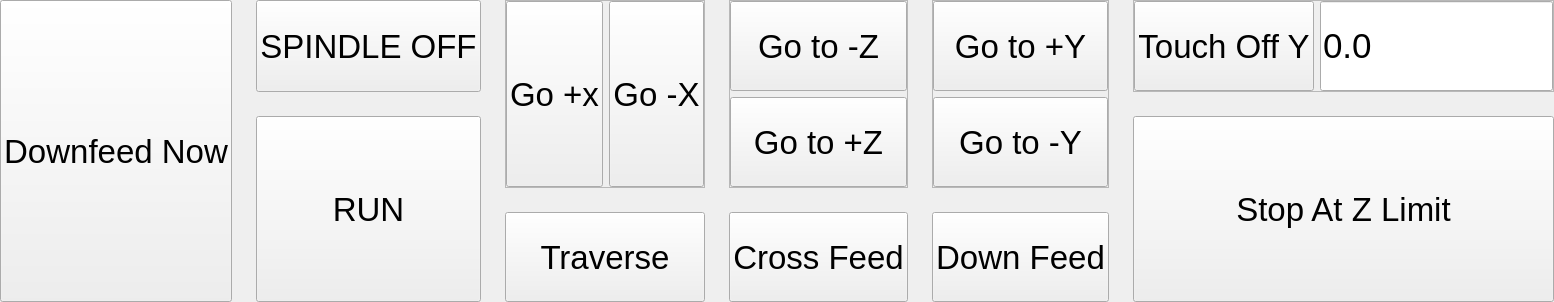
     <widget class="QFrame" name="bottom_buttons">
      <property name="maximumSize">
       <size>
        <width>1920</width>
        <height>370</height>
       </size>
      </property>
      <property name="font">
       <font>
        <pointsize>25</pointsize>
       </font>
      </property>
      <layout class="QGridLayout" name="gridLayout_2">
       <property name="leftMargin">
        <number>0</number>
       </property>
       <property name="topMargin">
        <number>0</number>
       </property>
       <property name="rightMargin">
        <number>0</number>
       </property>
       <property name="bottomMargin">
        <number>0</number>
       </property>
       <property name="spacing">
        <number>24</number>
       </property>
       <item row="0" column="0" rowspan="3">
        <widget class="QPushButton" name="downfeed_now_pb">
         <property name="sizePolicy">
          <sizepolicy hsizetype="Minimum" vsizetype="Minimum">
           <horstretch>0</horstretch>
           <verstretch>0</verstretch>
          </sizepolicy>
         </property>
         <property name="minimumSize">
          <size>
           <width>0</width>
           <height>90</height>
          </size>
         </property>
         <property name="maximumSize">
          <size>
           <width>16777215</width>
           <height>16777215</height>
          </size>
         </property>
         <property name="font">
          <font>
           <pointsize>25</pointsize>
          </font>
         </property>
         <property name="text">
          <string>Downfeed Now</string>
         </property>
        </widget>
       </item>
       <item row="0" column="1">
        <widget class="QPushButton" name="pushButton">
         <property name="minimumSize">
          <size>
           <width>0</width>
           <height>90</height>
          </size>
         </property>
         <property name="maximumSize">
          <size>
           <width>16777215</width>
           <height>100</height>
          </size>
         </property>
         <property name="font">
          <font>
           <pointsize>25</pointsize>
          </font>
         </property>
         <property name="text">
          <string>SPINDLE OFF</string>
         </property>
        </widget>
       </item>
       <item row="0" column="4" rowspan="2">
        <widget class="QFrame" name="frame_10">
         <property name="frameShape">
          <enum>QFrame::StyledPanel</enum>
         </property>
         <property name="frameShadow">
          <enum>QFrame::Raised</enum>
         </property>
         <layout class="QVBoxLayout" name="verticalLayout_3">
          <property name="leftMargin">
           <number>0</number>
          </property>
          <property name="topMargin">
           <number>0</number>
          </property>
          <property name="rightMargin">
           <number>0</number>
          </property>
          <property name="bottomMargin">
           <number>0</number>
          </property>
          <item>
           <widget class="QPushButton" name="go_z_min_pb">
            <property name="sizePolicy">
             <sizepolicy hsizetype="Minimum" vsizetype="Minimum">
              <horstretch>0</horstretch>
              <verstretch>0</verstretch>
             </sizepolicy>
            </property>
            <property name="minimumSize">
             <size>
              <width>0</width>
              <height>90</height>
             </size>
            </property>
            <property name="font">
             <font>
              <pointsize>25</pointsize>
             </font>
            </property>
            <property name="text">
             <string>Go to -Z</string>
            </property>
            <property name="function" stdset="0">
             <string>mdi</string>
            </property>
            <property name="command" stdset="0">
             <string>G0 Z[#&lt;_hal[grinder.z_min]&gt;]</string>
            </property>
           </widget>
          </item>
          <item>
           <widget class="QPushButton" name="go_z_max_pb">
            <property name="sizePolicy">
             <sizepolicy hsizetype="Minimum" vsizetype="Minimum">
              <horstretch>0</horstretch>
              <verstretch>0</verstretch>
             </sizepolicy>
            </property>
            <property name="minimumSize">
             <size>
              <width>0</width>
              <height>90</height>
             </size>
            </property>
            <property name="font">
             <font>
              <pointsize>25</pointsize>
             </font>
            </property>
            <property name="text">
             <string>Go to +Z</string>
            </property>
            <property name="function" stdset="0">
             <string>mdi</string>
            </property>
            <property name="command" stdset="0">
             <string>G0 Z[#&lt;_hal[grinder.z_max]&gt;]</string>
            </property>
           </widget>
          </item>
         </layout>
        </widget>
       </item>
       <item row="2" column="4">
        <widget class="QPushButton" name="enable_z_pb">
         <property name="sizePolicy">
          <sizepolicy hsizetype="Minimum" vsizetype="Minimum">
           <horstretch>0</horstretch>
           <verstretch>0</verstretch>
          </sizepolicy>
         </property>
         <property name="minimumSize">
          <size>
           <width>0</width>
           <height>90</height>
          </size>
         </property>
         <property name="font">
          <font>
           <pointsize>25</pointsize>
          </font>
         </property>
         <property name="text">
          <string>Cross Feed</string>
         </property>
         <property name="checkable">
          <bool>true</bool>
         </property>
        </widget>
       </item>
       <item row="1" column="6" rowspan="2">
        <widget class="QPushButton" name="stop_at_z_limit_pb">
         <property name="sizePolicy">
          <sizepolicy hsizetype="Minimum" vsizetype="Minimum">
           <horstretch>0</horstretch>
           <verstretch>0</verstretch>
          </sizepolicy>
         </property>
         <property name="minimumSize">
          <size>
           <width>0</width>
           <height>90</height>
          </size>
         </property>
         <property name="maximumSize">
          <size>
           <width>16777215</width>
           <height>16777215</height>
          </size>
         </property>
         <property name="font">
          <font>
           <pointsize>25</pointsize>
          </font>
         </property>
         <property name="text">
          <string>Stop At Z Limit</string>
         </property>
         <property name="checkable">
          <bool>true</bool>
         </property>
        </widget>
       </item>
       <item row="0" column="2" rowspan="2">
        <widget class="QFrame" name="frame_9">
         <property name="frameShape">
          <enum>QFrame::StyledPanel</enum>
         </property>
         <property name="frameShadow">
          <enum>QFrame::Raised</enum>
         </property>
         <layout class="QHBoxLayout" name="horizontalLayout_3">
          <property name="leftMargin">
           <number>0</number>
          </property>
          <property name="topMargin">
           <number>0</number>
          </property>
          <property name="rightMargin">
           <number>0</number>
          </property>
          <property name="bottomMargin">
           <number>0</number>
          </property>
          <item>
           <widget class="QPushButton" name="go_x_max_pb">
            <property name="sizePolicy">
             <sizepolicy hsizetype="Minimum" vsizetype="Expanding">
              <horstretch>0</horstretch>
              <verstretch>0</verstretch>
             </sizepolicy>
            </property>
            <property name="minimumSize">
             <size>
              <width>0</width>
              <height>90</height>
             </size>
            </property>
            <property name="maximumSize">
             <size>
              <width>16777215</width>
              <height>16777215</height>
             </size>
            </property>
            <property name="font">
             <font>
              <pointsize>25</pointsize>
             </font>
            </property>
            <property name="text">
             <string>Go +x</string>
            </property>
            <property name="function" stdset="0">
             <string>mdi</string>
            </property>
            <property name="command" stdset="0">
             <string>G0 X[#&lt;_hal[grinder.x_max]&gt;]</string>
            </property>
           </widget>
          </item>
          <item>
           <widget class="QPushButton" name="go_x_min_pb">
            <property name="sizePolicy">
             <sizepolicy hsizetype="Minimum" vsizetype="Expanding">
              <horstretch>0</horstretch>
              <verstretch>0</verstretch>
             </sizepolicy>
            </property>
            <property name="minimumSize">
             <size>
              <width>0</width>
              <height>90</height>
             </size>
            </property>
            <property name="maximumSize">
             <size>
              <width>16777215</width>
              <height>16777215</height>
             </size>
            </property>
            <property name="font">
             <font>
              <pointsize>25</pointsize>
             </font>
            </property>
            <property name="text">
             <string>Go -X</string>
            </property>
            <property name="function" stdset="0">
             <string>mdi</string>
            </property>
            <property name="command" stdset="0">
             <string>G0 X[#&lt;_hal[grinder.x_min]&gt;]</string>
            </property>
           </widget>
          </item>
         </layout>
        </widget>
       </item>
       <item row="0" column="6">
        <widget class="QFrame" name="frame_8">
         <property name="sizePolicy">
          <sizepolicy hsizetype="Minimum" vsizetype="Preferred">
           <horstretch>0</horstretch>
           <verstretch>0</verstretch>
          </sizepolicy>
         </property>
         <property name="minimumSize">
          <size>
           <width>0</width>
           <height>0</height>
          </size>
         </property>
         <property name="maximumSize">
          <size>
           <width>421</width>
           <height>16777215</height>
          </size>
         </property>
         <property name="frameShape">
          <enum>QFrame::StyledPanel</enum>
         </property>
         <property name="frameShadow">
          <enum>QFrame::Raised</enum>
         </property>
         <layout class="QHBoxLayout" name="horizontalLayout_2">
          <property name="spacing">
           <number>6</number>
          </property>
          <property name="leftMargin">
           <number>0</number>
          </property>
          <property name="topMargin">
           <number>0</number>
          </property>
          <property name="rightMargin">
           <number>0</number>
          </property>
          <property name="bottomMargin">
           <number>0</number>
          </property>
          <item>
           <widget class="QPushButton" name="touch_off_pb_y">
            <property name="sizePolicy">
             <sizepolicy hsizetype="Minimum" vsizetype="Minimum">
              <horstretch>0</horstretch>
              <verstretch>0</verstretch>
             </sizepolicy>
            </property>
            <property name="minimumSize">
             <size>
              <width>0</width>
              <height>90</height>
             </size>
            </property>
            <property name="maximumSize">
             <size>
              <width>16777215</width>
              <height>100</height>
             </size>
            </property>
            <property name="font">
             <font>
              <pointsize>25</pointsize>
             </font>
            </property>
            <property name="text">
             <string>Touch Off Y</string>
            </property>
            <property name="source" stdset="0">
             <string>touchoff_grind_y</string>
            </property>
           </widget>
          </item>
          <item>
           <widget class="QLineEdit" name="touchoff_grind_y">
            <property name="sizePolicy">
             <sizepolicy hsizetype="Minimum" vsizetype="Minimum">
              <horstretch>0</horstretch>
              <verstretch>0</verstretch>
             </sizepolicy>
            </property>
            <property name="minimumSize">
             <size>
              <width>0</width>
              <height>89</height>
             </size>
            </property>
            <property name="maximumSize">
             <size>
              <width>16777215</width>
              <height>16777215</height>
             </size>
            </property>
            <property name="font">
             <font>
              <pointsize>26</pointsize>
             </font>
            </property>
            <property name="text">
             <string>0.0</string>
            </property>
            <property name="input" stdset="0">
             <string>number</string>
            </property>
           </widget>
          </item>
         </layout>
        </widget>
       </item>
       <item row="2" column="5">
        <widget class="QPushButton" name="enable_y_pb">
         <property name="sizePolicy">
          <sizepolicy hsizetype="Minimum" vsizetype="Minimum">
           <horstretch>0</horstretch>
           <verstretch>0</verstretch>
          </sizepolicy>
         </property>
         <property name="minimumSize">
          <size>
           <width>0</width>
           <height>90</height>
          </size>
         </property>
         <property name="font">
          <font>
           <pointsize>25</pointsize>
          </font>
         </property>
         <property name="text">
          <string>Down Feed</string>
         </property>
         <property name="checkable">
          <bool>true</bool>
         </property>
        </widget>
       </item>
       <item row="0" column="5" rowspan="2">
        <widget class="QFrame" name="frame_11">
         <property name="frameShape">
          <enum>QFrame::StyledPanel</enum>
         </property>
         <property name="frameShadow">
          <enum>QFrame::Raised</enum>
         </property>
         <layout class="QVBoxLayout" name="verticalLayout_4">
          <property name="leftMargin">
           <number>0</number>
          </property>
          <property name="topMargin">
           <number>0</number>
          </property>
          <property name="rightMargin">
           <number>0</number>
          </property>
          <property name="bottomMargin">
           <number>0</number>
          </property>
          <item>
           <widget class="QPushButton" name="go_y_max_pb">
            <property name="sizePolicy">
             <sizepolicy hsizetype="Minimum" vsizetype="Minimum">
              <horstretch>0</horstretch>
              <verstretch>0</verstretch>
             </sizepolicy>
            </property>
            <property name="minimumSize">
             <size>
              <width>0</width>
              <height>90</height>
             </size>
            </property>
            <property name="font">
             <font>
              <pointsize>25</pointsize>
             </font>
            </property>
            <property name="text">
             <string>Go to +Y</string>
            </property>
            <property name="function" stdset="0">
             <string>mdi</string>
            </property>
            <property name="command" stdset="0">
             <string>G0 Y[#&lt;_hal[grinder.y_max]&gt;]</string>
            </property>
           </widget>
          </item>
          <item>
           <widget class="QPushButton" name="go_y_min_pb">
            <property name="sizePolicy">
             <sizepolicy hsizetype="Minimum" vsizetype="Minimum">
              <horstretch>0</horstretch>
              <verstretch>0</verstretch>
             </sizepolicy>
            </property>
            <property name="minimumSize">
             <size>
              <width>0</width>
              <height>90</height>
             </size>
            </property>
            <property name="font">
             <font>
              <pointsize>25</pointsize>
             </font>
            </property>
            <property name="text">
             <string>Go to -Y</string>
            </property>
            <property name="function" stdset="0">
             <string>mdi</string>
            </property>
            <property name="command" stdset="0">
             <string>G0 Y[#&lt;_hal[grinder.y_min]&gt;]</string>
            </property>
           </widget>
          </item>
         </layout>
        </widget>
       </item>
       <item row="1" column="1" rowspan="2">
        <widget class="QPushButton" name="run_stop_pb">
         <property name="sizePolicy">
          <sizepolicy hsizetype="Minimum" vsizetype="Expanding">
           <horstretch>0</horstretch>
           <verstretch>0</verstretch>
          </sizepolicy>
         </property>
         <property name="minimumSize">
          <size>
           <width>0</width>
           <height>90</height>
          </size>
         </property>
         <property name="maximumSize">
          <size>
           <width>16777215</width>
           <height>16777215</height>
          </size>
         </property>
         <property name="font">
          <font>
           <pointsize>25</pointsize>
          </font>
         </property>
         <property name="text">
          <string>RUN</string>
         </property>
         <property name="checkable">
          <bool>true</bool>
         </property>
        </widget>
       </item>
       <item row="2" column="2">
        <widget class="QPushButton" name="enable_x_pb">
         <property name="sizePolicy">
          <sizepolicy hsizetype="Minimum" vsizetype="Minimum">
           <horstretch>0</horstretch>
           <verstretch>0</verstretch>
          </sizepolicy>
         </property>
         <property name="minimumSize">
          <size>
           <width>0</width>
           <height>90</height>
          </size>
         </property>
         <property name="maximumSize">
          <size>
           <width>16777215</width>
           <height>16777215</height>
          </size>
         </property>
         <property name="font">
          <font>
           <pointsize>25</pointsize>
          </font>
         </property>
         <property name="text">
          <string>Traverse</string>
         </property>
         <property name="checkable">
          <bool>true</bool>
         </property>
        </widget>
       </item>
      </layout>
     </widget>
